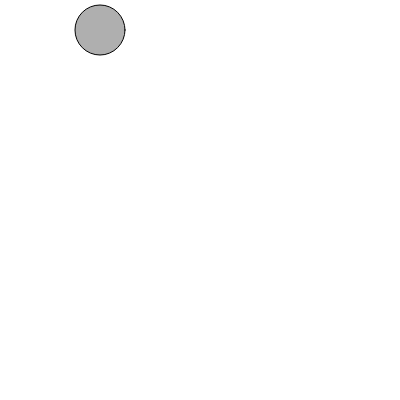
Frame 1 (no input)
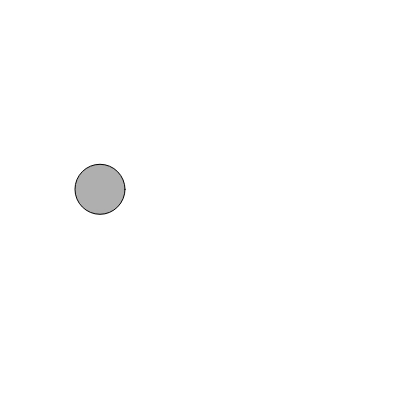
Frame 60 (no input)
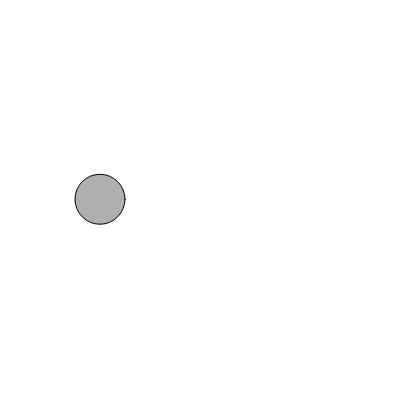
Frame 120 (the mouse pressed at the canvas centre since frame 60)

The p5.js sketch that drew these frames (run headless with seeded random() and noise() and a simulated clock; from frame 60 on, the mouse is pressed at the canvas centre):

// p5.js sketch
// ── sketch.js
let mover;
let value = 0;

function setup() {
  createCanvas(400, 400);
  mover = new Mover(100, 30, 5, 10);
}

function draw() {
  background(255);
  let grav = createVector(0,0.9);
  mover.update();
  mover.applyForce(grav);
  mover.edgeDetection();
  mover.show();
  
  // if(mouseIsPressed){
  //   let wind = createVector(10,0);
  //   mover.applyForce(wind)
  // }
  
}




// PHYSICS ENGINE BELOW

class Mover {
  constructor(x, y, r,  mass) {
    this.pos = createVector(x, y);
    this.vel = createVector(0,0);
    this.acc = createVector(0,0);
    this.mass = mass;
    this.radius = r
  }

 

  update() {
    
    // this.vel.limit(2);
    this.vel.add(this.acc);
    this.pos.add(this.vel);
    this.acc.mult(0);
  }
  
  applyForce(force){
    let f = p5.Vector.div(force, this.mass)
    print(f)
    this.acc.add(f);
    
  }

  show() {
    stroke(0);
    fill(175);
    circle(this.pos.x, this.pos.y, this.mass*this.radius);
  }

  edgeDetection() {
if(this.pos.x > width-this.radius){
  this.pos.x = width-this.radius
  this.vel.x *=-1
}else if(this.pos.x < 0 + this.radius){
    this.pos.x = 0 + this.radius
  this.vel.x *=-1
}
    
    if(this.pos.y > height - this.radius){
  this.pos.y = height - this.radius
  this.vel.y *=-1
}else if(this.pos.y < 0 + this.radius ){
    this.pos.y = 0 + this.radius
  this.vel.y *=-1
}
    

}
}
